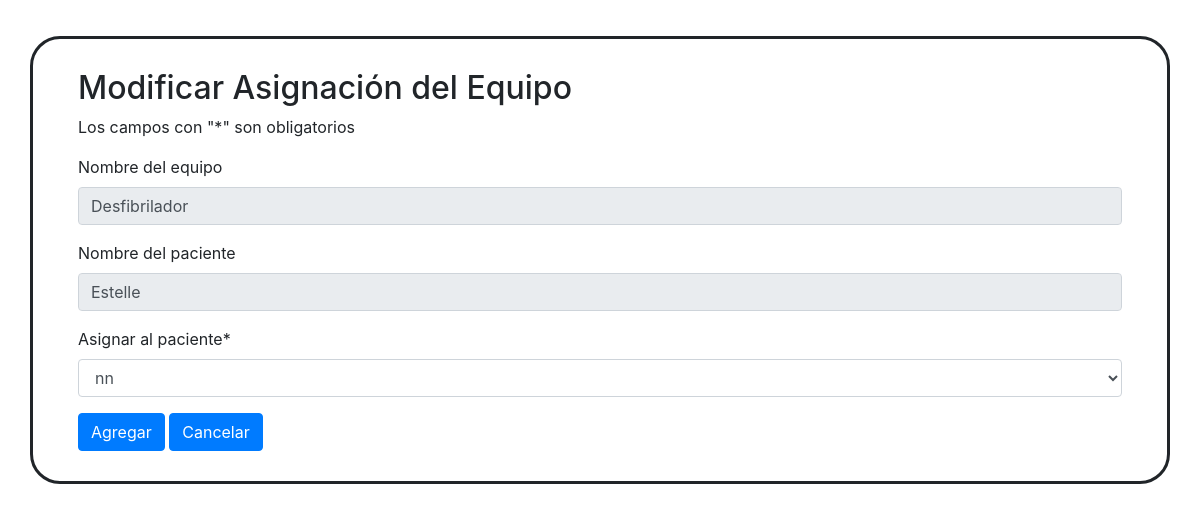
/Proyecto/modificarEquipoAsignado.php?id=5 (signed in), run on the app's committed database.
### tables this page shows
CREATE TABLE `equipos_asignados` (
  `ID` int(11) NOT NULL,
  `EquipoID` int(11) NOT NULL,
  `PacienteID` int(11) NOT NULL,
  `FechaPedido` datetime DEFAULT NULL,
  `Cantidad` int(11) NOT NULL
);

CREATE TABLE `equipos` (
  `ID` int(11) NOT NULL,
  `Nombre` char(30) NOT NULL,
  `Cantidad` int(11) NOT NULL
);

CREATE TABLE `pacientes` (
  `PID` int(11) NOT NULL,
  `Identificacion` int(11) NOT NULL,
  `Nombre` char(30) NOT NULL,
  `Diagnostico` char(255) NOT NULL,
  `Prioridad` char(5) NOT NULL,
  `FechaIngreso` date NOT NULL,
  `DuracionDias` int(11) NOT NULL,
  `CamaID` int(11) NOT NULL,
  `MedicoID` int(11) NOT NULL
);

### htdocs/Proyecto/utils.php (called while the page is built, shortened)
<?php
    include_once 'model.php';
    function obtenerPacientesDisponibles_Equipos($id)
    {
        $con = mysqli_connect(HOST_DB,USUARIO_DB,USUARIO_PASS,NOMBRE_DB);
        $sql = "SELECT * FROM Pacientes";
        $resultado = mysqli_query($con, $sql);
        $personas=array();
        $bandera = 0;
        $i = 0;
        while($fila = mysqli_fetch_array($resultado))
        {
            $persona = new Paciente($fila['PID'],$fila['Identificacion'],$fila['Nombre'],$fila['Diagnostico'],$fila['Prioridad'],$fila['FechaIngreso'],$fila['DuracionDias'],$fila['CamaID'],$fila['MedicoID']);
            $equipoA = obtenerEquiposAsignadosByID($persona->pid);
            $mensajes = obtenerMensajesByPaciente($persona->pid);
            $cantidad = count($equipoA);
            $cantidad2 = count($mensajes);
            if($persona->prioridad =="Alta" && ($cantidad + $cantidad2) < 3)
            {
                $bandera= 1;
            }
            else if($persona->prioridad =="Media" &&  ($cantidad + $cantidad2) < 2)
            {
                $bandera= 1;
            }
            else if($persona->prioridad =="Baja" &&  ($cantidad + $cantidad2) < 1)
            {
                $bandera= 1;
            }
            if($bandera == 1)
            {
                if($persona->pid != $id)
                {
                    $personas[$i] = $persona;
                    $i += 1;
                }
            }
        }
        return $personas;
    }
    function consultarPacienteByID($id)
    {
        $con = mysqli_connect(HOST_DB,USUARIO_DB,USUARIO_PASS,NOMBRE_DB);
        $sql = "SELECT * FROM Pacientes Where PID='$id'";
        $resultado = mysqli_query($con, $sql);
        $paciente = mysqli_fetch_array($resultado);
        if($paciente!=null)
        {
            $paciente = new Paciente($paciente['PID'],$paciente['Identificacion'],$paciente['Nombre'],$paciente['Diagnostico'], $paciente['Prioridad'],$paciente['FechaIngreso'],$paciente['DuracionDias'],$paciente['CamaID'],$paciente['MedicoID']);
        }
        else
        {
            $paciente = null;
        }
        return $paciente;
    }
     function consultarEquipoAsignadoByID($id)
     {
        $con = mysqli_connect(HOST_DB,USUARIO_DB,USUARIO_PASS,NOMBRE_DB);
        $sql = "SELECT equipos_asignados.ID,EquipoID,PacienteID,FechaPedido,equipos_asignados.Cantidad,Nombre
        FROM equipos_asignados
        INNER JOIN equipos ON
        equipos_asignados.EquipoID=equipos.ID
        WHERE equipos_asignados.ID='$id'";
        $resultado = mysqli_query($con, $sql);
        $equipo = mysqli_fetch_array($resultado);
        if($equipo!=null)
        {
            $equipo = new EquipoAsignado($equipo['ID'],$equipo['EquipoID'],$equipo['PacienteID'],$equipo['FechaPedido'], $equipo['Cantidad'],$equipo['Nombre']);
        }
        else
        {
            $equipo = null;
        }
        return $equipo;
     }
     function obtenerMensajesByPaciente($Pid)
     {
        $con = mysqli_connect(HOST_DB,USUARIO_DB,USUARIO_PASS,NOMBRE_DB);
        $sql = "SELECT * FROM Mensajes_admin WHERE PacienteID ='$Pid'";
        $resultado = mysqli_query($con, $sql);
        $equipos=array();
        $i = 0;
        while($fila = mysqli_fetch_array($resultado))
        {
            $equipoA = new EquipoAsignado($fila['ID'],$fila['EquipoID'], $fila['PacienteID'], $fila['FechaPedido'],$fila['Cantidad'], null);
            $equipos[$i] = $equipoA;
            $i += 1;
        }
        return $equipos;
     }
    function obtenerEquiposAsignadosByID($id)
    {
        $con = mysqli_connect(HOST_DB,USUARIO_DB,USUARIO_PASS,NOMBRE_DB);
        $sql = "SELECT equipos_asignados.ID,EquipoID,PacienteID,FechaPedido,equipos_asignados.Cantidad,Nombre
        FROM equipos_asignados
        INNER JOIN equipos ON
        equipos_asignados.EquipoID=equipos.ID
        where equipos_asignados.ID = '$id'";
        $resultado = mysqli_query($con, $sql);
        $equipos=array();
        $i = 0;
        while($fila = mysqli_fetch_array($resultado))
        {
            $equipo = new EquipoAsignado($fila['ID'],$fila['EquipoID'],$fila['PacienteID'],$fila['FechaPedido'],$fila['Cantidad'],$fila['Nombre']);
            $equipos[$i] = $equipo;
            $i += 1;
        }
        return $equipos;
    }
?>

### htdocs/Proyecto/model.php (called while the page is built, shortened)
<?php
    class Paciente
    {
        function __construct($pid,$identificacion,$nombre,$diagnostico,$prioridad,$fechaIngreso,$duracionDias,$camaID,$medicoID)
        {
            $this->pid = $pid;
            $this->nombre = $nombre;
            $this->prioridad = $prioridad;
        }
    }
    class EquipoAsignado
    {
        function __construct($id,$equipoID, $pacienteID, $fechaPedido,$cantidad,$nombre)
        {
            $this->nombre = $nombre;
        }
    }
?>

### htdocs/Proyecto/modificarEquipoAsignado.php (the view, shortened to what this page needs)
<?php
    include_once 'utils.php';
    include_once 'model.php';
    if(isset($_GET['id']))
    {
        $id = $_GET['id'];
        $equipo = consultarEquipoAsignadoByID($id);
        $paciente = consultarPacienteByID($equipo->pacienteID);
        $pacientes = obtenerPacientesDisponibles_Equipos($paciente->pid);
    }
    else
    {
        header("Location: listarEquipos.php");
    }
?>
<!DOCTYPE html>
<html>
    <head>
        <link rel="stylesheet" href="https://stackpath.bootstrapcdn.com/bootstrap/4.5.0/css/bootstrap.min.css">
    </head>
    <body>
        <div class="container" style="border-radius: 30px;border: solid;padding: 30px;margin-top: 3%;">
            <div class="container">
                <h2>Modificar Asignación del Equipo</h2>
            </div>
            <div class="container">
                <p>Los campos con "*" son obligatorios</p>
            </div>
            <div class="container">
                <form action="udpEA.php" method="POST">
                    <div class="form-group">
                        <label for="NombreEquipo">Nombre del equipo</label>
                        <input class="form-control" type="text" name="NombreEquipo" id="NombreEquipo" value="<?=$equipo->nombre;?>" readonly>
                    </div>
                    <div class="form-group">
                        <label for="NombrePacienteA">Nombre del paciente</label>
                        <input class="form-control" type="text" name="NombrePacienteA" id="NombrePacienteA" value="<?=$paciente->nombre;?>" readonly>
                    </div>
                    <div class="form-group">
                        <label for="NombrePaciente">Asignar al paciente*</label>
                        <select class="form-control" name="NombrePaciente" id="NombrePaciente">
                            <?php
                                foreach($pacientes as $r)
                                {
                                    $cadena = "<option value='$r->pid'";
                                    $cadena .= ">   $r->nombre</option>";
                                    echo $cadena;
                                }
                            ?>
                        </select>
                    </div>
                    <button type="submit" class="btn btn-primary">Agregar</button>
                    <a href = "listarEquipos.php"><button type="button" class="btn btn-primary">Cancelar</button></a>
                </form>
            </div>
        </div>
    </body>
</html>

### data on the page
equipos_asignados: NombreEquipo "Desfibrilador"
pacientes: NombrePacienteA "Estelle"

### other printed values
form field NombrePaciente "nn"
